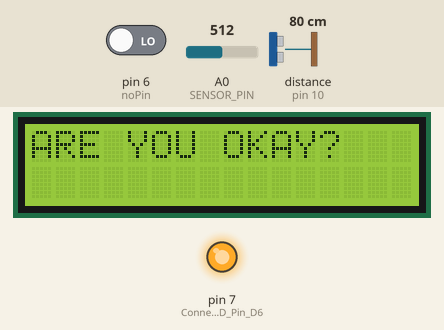
Simulated run of this sketch. Board: Arduino Uno, built with avr-gcc and run on an emulated ATmega328P. Parts: 16×2 character LCD, output pins drawn as LEDs (lit = HIGH). Wiring (inferred from the names in the program): ultrasonic range finder: trigger pin 9; echo pin 10. Inputs (shaded band) come from the test bench; at power-on: pin 6 (noPin) LOW, A0 (SENSOR_PIN) = 512, distance to the obstacle (sensor on pin 10) 80 cm. The echo pulse lasts 58.3 µs per cm; pins used as bus, display or sensor lines are not drawn; what the sketch prints to the serial monitor is not drawn.

Above: at 0.3 s.
Timing chart, 0 to 72.0 s (numbered marks = the images above):
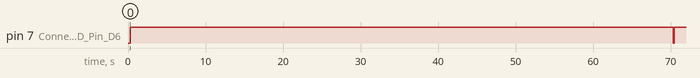

Measured:
- by itself, pin 7 (Connect_LED_Pin_D6): LOW → HIGH at 0.30 s, → LOW 70.0 s later, → HIGH 0.17 s later

The sketch:

accident_detection.ino
```cpp
#include<SoftwareSerial.h>
#include "LiquidCrystal_I2C.h"
SoftwareSerial B(0,1);

LiquidCrystal_I2C lcd(0x3F, 16, 2);
const int sampleWindow = 50;                              // Sample window width in mS (50 mS = 20Hz)
unsigned int sample;
const int noPin = 6;
int X=50;
const int trigPin = 9;
const int echoPin = 10;
long duration;
int distanceCm, distanceInch;


#define SENSOR_PIN A0


void setup() {


  Serial.begin(9600);
  B.begin(9600);
  pinMode(trigPin, OUTPUT);
 pinMode(echoPin, INPUT);

  pinMode (SENSOR_PIN, INPUT); // Set the signal pin as input
  pinMode(noPin, INPUT); // Digital Pin 6. Both input mode.
   pinMode(7, OUTPUT); // Connect LED Pin D6
  lcd.init();
  lcd.backlight();
  lcd.setCursor(0, 0);
  digitalWrite(noPin, LOW);

  lcd.begin(16,2);
   lcd.backlight();
    lcd.clear();


}

void loop() {

  digitalWrite(7, LOW);

  digitalWrite(trigPin, LOW);
delayMicroseconds(2);
digitalWrite(trigPin, HIGH);
delayMicroseconds(10);
digitalWrite(trigPin, LOW);
duration = pulseIn(echoPin, HIGH);
distanceCm= duration*0.034/2;
distanceInch = duration*0.0133/2;

delay (100);


   unsigned long startMillis= millis();                   // Start of sample window
   float peakToPeak = 0;                                  // peak-to-peak level

   unsigned int signalMax = 0;                            //minimum value
   unsigned int signalMin = 1024;                         //maximum value

                                                          // collect data for 50 mS
   while (millis() - startMillis < sampleWindow)
   {
      sample = analogRead(SENSOR_PIN);                    //get reading from microphone
      if (sample < 1024)                                  // toss out spurious readings
      {
         if (sample > signalMax)
         {
            signalMax = sample;                           // save just the max levels
         }
         else if (sample < signalMin)
         {
            signalMin = sample;                           // save just the min levels
         }
      }
   }

   peakToPeak = signalMax - signalMin;                    // max - min = peak-peak amplitude
   int db = map(peakToPeak,20,900,49.5,90);             //calibrate for deciBels


  if (db > 55)
  {
     lcd.setCursor(0, 0);
  lcd.print("ARE YOU OKAY?");
  digitalWrite(7, HIGH);
  delay(10000);

  if (digitalRead(noPin) == HIGH)
  {
    digitalWrite(7, LOW);
  }
  else
  {
 Serial.println("ABC HAS MET WITH AN ACCIDENT ON STREET XYZ.");
 B.print(";");
 digitalWrite(7, HIGH);
 delay(60000);
 lcd.clear();

}

      }

       if (distanceCm > 15)
  {
     lcd.setCursor(0, 0);
  lcd.print("ARE YOU OKAY?");
  digitalWrite(7, HIGH);
  delay(10000);

  if (digitalRead(noPin) == HIGH)
  {
    digitalWrite(7, LOW);
  }
  else
  {
 Serial.println("ABC HAS MET WITH AN ACCIDENT ON STREET XYZ.");
 B.print(";");
 digitalWrite(7, HIGH);
 delay(60000);
 lcd.clear();

}

      }


}
```
